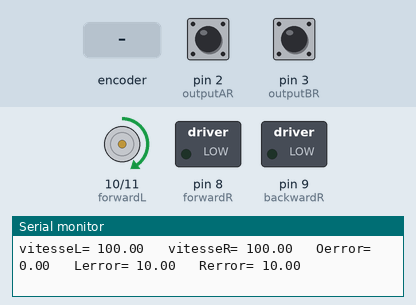
This sketch was run on a simulated Arduino Uno, built with avr-gcc and run on an emulated ATmega328P. Parts: motor-driver pin pairs drawn as motors (green arrow = first pin HIGH = forward, orange = second pin HIGH = backward, longer = more drive), switched loads named in the sketch (green lamp = pin HIGH), the last lines printed to the serial monitor. Inputs (shaded band) come from the test bench; at power-on: pin 2 (outputAR) HIGH, pin 3 (outputBR) HIGH.

Above: at 1.2 s.
1.3 s: rotary encoder on pin 2 (outputAR) / pin 3 (outputBR) turned 2 steps (second pin leading)
At 2.7 s:
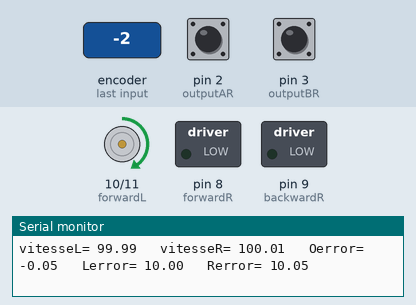
4.7 s: rotary encoder on pin 2 (outputAR) / pin 3 (outputBR) turned 3 steps (first pin leading)
At 6.4 s:
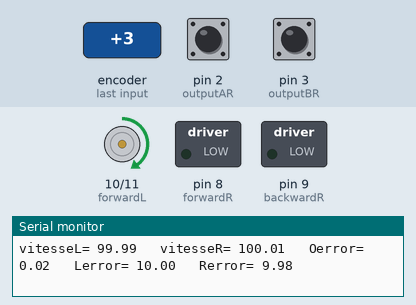
Timing chart, 0 to 11.7 s (numbered marks = the images above; inputs shaded):
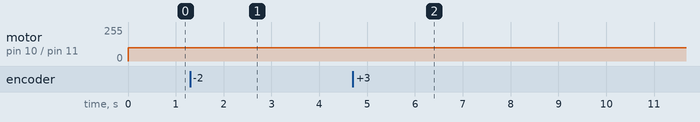

Measured:
- after the input at 1.3 s, motor on pin 10 (forwardL) / pin 11 (backwardL): forward 100/255 → forward 99/255 after 0.13 s
- after the input at 4.7 s, motor on pin 10 (forwardL) / pin 11 (backwardL): forward 99/255 → forward 100/255 after 0.31 s, → forward 99/255 0.08 s later, → forward 100/255 5.1 s later

The sketch:

Test_12_PID_OrientationOK_PositionOK_1_Robolympix_2021.ino
```cpp
//Variables encodeurs
#define outputAR 2
#define outputBR 3
#define outputAL 18
#define outputBL 19
volatile float Rdist = 0;
volatile float Ldist = 0;
volatile float distUnitR = (float)PI * 40 / 1024 / 10;
volatile float distUnitL = (float)PI * 40 / 600 / 10;

//Variables moteurs
float vitesseR = 0 ;
float vitesseL = 0 ;
float vitesseO = 0 ;
#define forwardR 8
#define backwardR 9
#define forwardL 10
#define backwardL 11

//Variables erreurs/commandes position
volatile float Rcmd = 0;
volatile float Lcmd = 0;
volatile float Rerror;
volatile float Lerror;
float prevRerror = 0;
float prevLerror = 0;
float sommeRerror = 0;
float sommeLerror = 0;

//Variables erreurs vitesse
volatile float Oerror;
float prevOerror = 0;
float sommeOerror = 0;

//Encoder functions
void ISRtrackAR() {
  Rdist += (digitalRead(outputBR) == LOW) ? distUnitR : -distUnitR;
}
void ISRtrackBR() {
  Rdist += (digitalRead(outputAR) == LOW) ? -distUnitR : distUnitR;
}

void ISRtrackAL() {
  Ldist += (digitalRead(outputBL) == LOW) ? distUnitL : -distUnitL;
}

void ISRtrackBL() {
  Ldist += (digitalRead(outputAL) == LOW) ? -distUnitL : distUnitL;
}

//Motor functions
void motorR(float vR) {
  if (vR > 0) {
    analogWrite(forwardR, vR);
    analogWrite(backwardR, 0);
  }
  else {
    analogWrite(forwardR, 0);
    analogWrite(backwardR, -vR); //5.2
  }
}

void motorL(float vL) {
  if (vL > 0) {
    analogWrite(forwardL, vL);
    analogWrite(backwardL, 0);
  }
  else {
    analogWrite(forwardL, 0);
    analogWrite(backwardL, -vL); //5.2
  }
}

//PID Position Parameters

float kpR = 0.01 ; // 0.01 not great
float kpL = 0.01 ; // 0.01 Good

float kdR = 7; // 50 GOOD
float kdL = 7; // 50 Not great

float kiR = 0.0001 ; // 0.000000000001
float kiL = 0.0001;

//DONT TOUCH
float kpO = 0.1; // 10 GOOD
float kdO = 0.5;  // 1 GOOD
float kiO = 0.005; // 0.003

float Rdistacc=Rcmd*0.1;
float Ldistacc=Lcmd*0.1;
float Rdistdec=Rcmd*0.15;
float Ldistdec=Lcmd*0.15;

void PIDorientation() {
  Oerror = Rdist - Ldist;
  sommeOerror += Oerror;
  vitesseO = (kpO * Oerror) + (kdO * (Oerror - prevOerror)) + kiO * sommeOerror;
  prevOerror = Oerror;
}

void PIDposition() {

  Rerror = Rcmd - Rdist;
  sommeRerror +=  Rerror ;

  Lerror = Lcmd - Ldist;
  sommeLerror +=  Lerror ;


  vitesseR = (kpR * Rerror) + (kdR * (Rerror - prevRerror)) + kiR * sommeRerror;
  vitesseL = (kpL * Lerror) + (kdL * (Lerror - prevLerror)) + kiL * sommeLerror;

  vitesseR = (vitesseR > 180) ? 180 : vitesseR;
  vitesseL = (vitesseL > 180) ? 180 : vitesseL;

  if (Rdist<Rdistacc)
    vitesseR = vitesseR / Rdistacc * Rdist;
  else if (Rdist>Rcmd-Rdistdec)
    vitesseR = vitesseR / Rdistdec * Rdist;

  if (Ldist<Ldistacc)
    vitesseL = vitesseL / Ldistacc * Ldist;
  else if (Ldist>Lcmd-Ldistdec)
    vitesseL = vitesseL / Ldistdec * Ldist;

  vitesseR = ((vitesseR < 100) && (Rerror > 0)) ? 100 : vitesseR; // min 72
  vitesseL = ((vitesseL < 100) && (Lerror > 0)) ? 100 : vitesseL;// min 72

  PIDorientation();
  if (Oerror!=0){
      vitesseR -= vitesseO;
      vitesseL += vitesseO;
  }
  prevRerror = Rerror;
  prevLerror = Lerror;
}

void setup() {
  Serial.begin(9600);

  //Command Encoders
  pinMode(outputAR, INPUT_PULLUP);
  pinMode(outputBR, INPUT_PULLUP);
  pinMode(outputAL, INPUT_PULLUP);
  pinMode(outputBL, INPUT_PULLUP);

  attachInterrupt(digitalPinToInterrupt(outputAR), ISRtrackAR, RISING);
  attachInterrupt(digitalPinToInterrupt(outputAL), ISRtrackAL, RISING);
  attachInterrupt(digitalPinToInterrupt(outputBR), ISRtrackBR, RISING);
  attachInterrupt(digitalPinToInterrupt(outputBL), ISRtrackBL, RISING);

  //Command Motors
  pinMode(forwardR, OUTPUT);
  pinMode(backwardR, OUTPUT);
  pinMode(forwardL, OUTPUT);
  pinMode(backwardL, OUTPUT);
}

void Go(float cmd){
  Rcmd=cmd;   //110.3
  Lcmd=cmd;   //110.3
  PIDposition();
  motorR(vitesseR);
  motorL(vitesseL);
}
void TurnRight(float angle){
  Rcmd=-20.8*angle;   //110.3
  Lcmd=20.8*angle;   //110.3
  PIDposition();
  motorR(-vitesseR);
  motorL(vitesseL);
}
void TurnLeft(float angle){
  Rcmd=20.8*angle;
  Lcmd=-20.8*angle;
  PIDposition();
  motorR(vitesseR);
  motorL(-vitesseL);
}

void loop() {
  Go(10);
//  TurnRight(90);

  Serial.print("vitesseL= ");
  Serial.print(vitesseL);
  Serial.print(" \tvitesseR= ");
  Serial.print(vitesseR);
  Serial.print(" \tOerror= ");
  Serial.print(Oerror);

  Serial.print(" \tLerror= ");
  Serial.print(Lerror);
  Serial.print(" \tRerror= ");
  Serial.println(Rerror);

  /*Serial.print("Ldist= ");
  Serial.print(Ldist);
  Serial.print("\tRdist= ");
  Serial.print(Rdist);*/

  /*if (Rerror>0 && Lerror>0){
    motorR(82);
    motorL(92);
    }
    else
     if(Rerror>0){
        motorR(82);
        motorL(0);
      }
      else
        if (Lerror>0){
          motorR(0);
          motorL(92);
        }
        else{
          motorR(0);
          motorL(0);
        }*/
}
```
